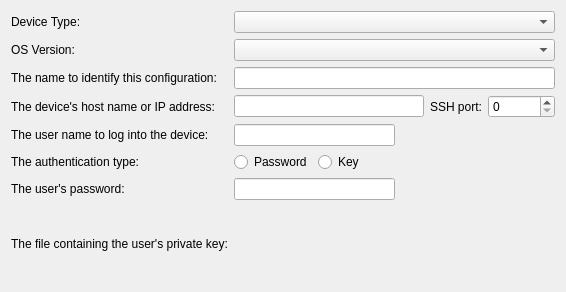
<?xml version="1.0" encoding="UTF-8"?>
<ui version="4.0">
 <class>RemoteLinux::Internal::GenericSyberDeviceConfigurationWizardSetupPage</class>
 <widget class="QWizardPage" name="RemoteLinux::Internal::GenericSyberDeviceConfigurationWizardSetupPage">
  <property name="geometry">
   <rect>
    <x>0</x>
    <y>0</y>
    <width>566</width>
    <height>292</height>
   </rect>
  </property>
  <property name="windowTitle">
   <string>WizardPage</string>
  </property>
  <layout class="QGridLayout" name="gridLayout">
   <item row="0" column="0">
    <widget class="QLabel" name="label_4">
     <property name="text">
      <string>Device Type:</string>
     </property>
    </widget>
   </item>
   <item row="0" column="1">
    <widget class="QComboBox" name="deviceTypeComBox"/>
   </item>
   <item row="1" column="0">
    <widget class="QLabel" name="label_5">
     <property name="text">
      <string>OS Version:</string>
     </property>
    </widget>
   </item>
   <item row="1" column="1">
    <widget class="QComboBox" name="osVersioncomboBox"/>
   </item>
   <item row="2" column="0">
    <widget class="QLabel" name="nameLabel">
     <property name="text">
      <string>The name to identify this configuration:</string>
     </property>
    </widget>
   </item>
   <item row="2" column="1">
    <layout class="QHBoxLayout" name="horizontalLayout">
     <item>
      <widget class="QLineEdit" name="nameLineEdit"/>
     </item>
    </layout>
   </item>
   <item row="3" column="0">
    <widget class="QLabel" name="hostNameLabel">
     <property name="text">
      <string>The device's host name or IP address:</string>
     </property>
    </widget>
   </item>
   <item row="3" column="1">
    <layout class="QHBoxLayout" name="horizontalLayout_2">
     <item>
      <widget class="QLineEdit" name="hostNameLineEdit"/>
     </item>
     <item>
      <widget class="QLabel" name="label_6">
       <property name="text">
        <string>SSH port:</string>
       </property>
      </widget>
     </item>
     <item>
      <widget class="QSpinBox" name="spinBox_ssh_port">
       <property name="maximum">
        <number>9999999</number>
       </property>
      </widget>
     </item>
    </layout>
   </item>
   <item row="4" column="0">
    <widget class="QLabel" name="userNameLabel">
     <property name="text">
      <string>The user name to log into the device:</string>
     </property>
    </widget>
   </item>
   <item row="4" column="1">
    <layout class="QHBoxLayout" name="horizontalLayout_3">
     <item>
      <widget class="QLineEdit" name="userNameLineEdit"/>
     </item>
     <item>
      <spacer name="horizontalSpacer_2">
       <property name="orientation">
        <enum>Qt::Horizontal</enum>
       </property>
       <property name="sizeHint" stdset="0">
        <size>
         <width>153</width>
         <height>21</height>
        </size>
       </property>
      </spacer>
     </item>
    </layout>
   </item>
   <item row="5" column="0">
    <widget class="QLabel" name="label">
     <property name="text">
      <string>The authentication type:</string>
     </property>
    </widget>
   </item>
   <item row="5" column="1">
    <layout class="QHBoxLayout" name="horizontalLayout_4">
     <item>
      <widget class="QRadioButton" name="passwordButton">
       <property name="text">
        <string>Password</string>
       </property>
      </widget>
     </item>
     <item>
      <widget class="QRadioButton" name="keyButton">
       <property name="text">
        <string>Key</string>
       </property>
      </widget>
     </item>
     <item>
      <spacer name="horizontalSpacer_3">
       <property name="orientation">
        <enum>Qt::Horizontal</enum>
       </property>
       <property name="sizeHint" stdset="0">
        <size>
         <width>40</width>
         <height>20</height>
        </size>
       </property>
      </spacer>
     </item>
    </layout>
   </item>
   <item row="6" column="0">
    <widget class="QLabel" name="label_2">
     <property name="text">
      <string>The user's password:</string>
     </property>
    </widget>
   </item>
   <item row="6" column="1">
    <layout class="QHBoxLayout" name="horizontalLayout_5">
     <item>
      <widget class="QLineEdit" name="passwordLineEdit">
       <property name="echoMode">
        <enum>QLineEdit::Password</enum>
       </property>
      </widget>
     </item>
     <item>
      <spacer name="horizontalSpacer_4">
       <property name="orientation">
        <enum>Qt::Horizontal</enum>
       </property>
       <property name="sizeHint" stdset="0">
        <size>
         <width>40</width>
         <height>20</height>
        </size>
       </property>
      </spacer>
     </item>
    </layout>
   </item>
   <item row="7" column="0">
    <widget class="QLabel" name="label_3">
     <property name="text">
      <string>The file containing the user's private key:</string>
     </property>
    </widget>
   </item>
   <item row="7" column="1">
    <layout class="QHBoxLayout" name="horizontalLayout_6">
     <item>
      <widget class="Utils::PathChooser" name="privateKeyPathChooser" native="true"/>
     </item>
     <item>
      <spacer name="horizontalSpacer">
       <property name="orientation">
        <enum>Qt::Horizontal</enum>
       </property>
       <property name="sizeHint" stdset="0">
        <size>
         <width>40</width>
         <height>20</height>
        </size>
       </property>
      </spacer>
     </item>
    </layout>
   </item>
  </layout>
 </widget>
 <customwidgets>
  <customwidget>
   <class>Utils::PathChooser</class>
   <extends>QWidget</extends>
   <header location="global">utils/pathchooser.h</header>
   <container>1</container>
   <slots>
    <signal>editingFinished()</signal>
    <signal>browsingFinished()</signal>
   </slots>
  </customwidget>
 </customwidgets>
 <resources/>
 <connections/>
</ui>
